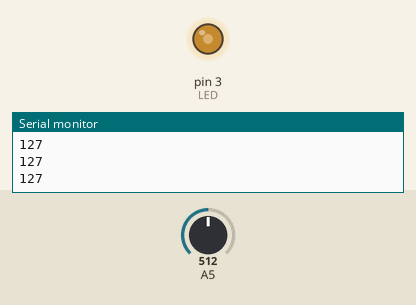
The sketch below on a simulated Arduino Uno, built with avr-gcc and run on an emulated ATmega328P. On the bench: output pins drawn as LEDs (lit = HIGH), the last lines printed to the serial monitor. Inputs (shaded band) come from the test bench; at power-on: A5 = 512.

Above: at 1.2 s.
1.3 s: A5 set to 716
At 1.7 s:
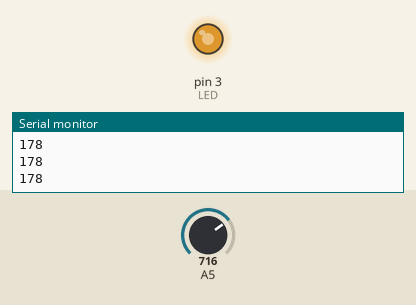
2.9 s: A5 set to 900
At 4.2 s:
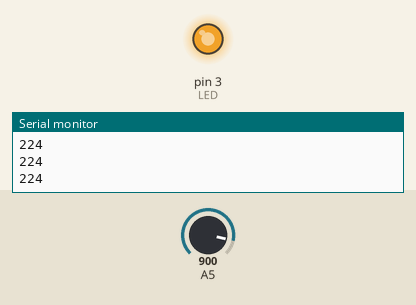
4.5 s: A5 set to 122
At 5.8 s:
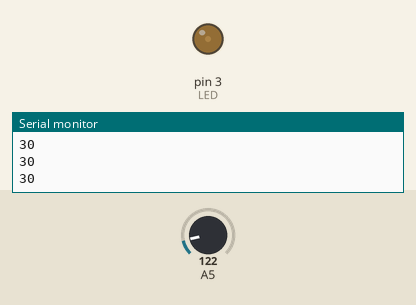
6.1 s: A5 set to 0
At 7.1 s:
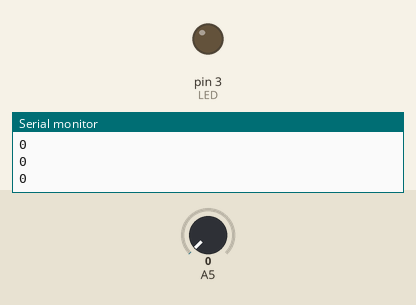
7.7 s: A5 set to 511
At 8.5 s:
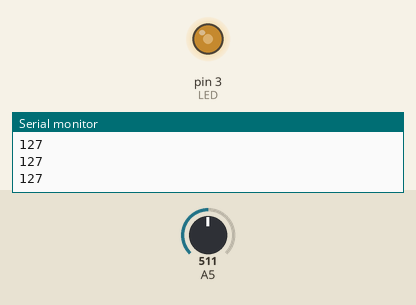
Timing chart, 0 to 10.3 s (numbered marks = the images above; inputs shaded):
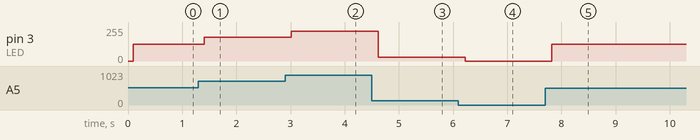

The sketch:

Potentiometer.ino
```cpp
int LED = 3;

void setup() {
  pinMode(A5, INPUT);
 pinMode(LED, OUTPUT);
 Serial.begin(9600);
}

void loop() {
  int data = analogRead(A5); //가변저항 데이터값 받기
  data = map(data, 0, 1023, 0, 255);
  Serial.println(data);
  delay(100);
  analogWrite(LED,data); // 숫자가 크므로 조절
}
```

Measured:
- after the input at 1.3 s, pin 3 (LED): 127/255 → 178/255 after 0.11 s
- after the input at 2.9 s, pin 3 (LED): 178/255 → 224/255 after 0.11 s
- after the input at 4.5 s, pin 3 (LED): 224/255 → 30/255 after 0.12 s
- after the input at 6.1 s, pin 3 (LED): 30/255 → 0/255 after 0.12 s
- after the input at 7.7 s, pin 3 (LED): 0/255 → 127/255 after 0.13 s
